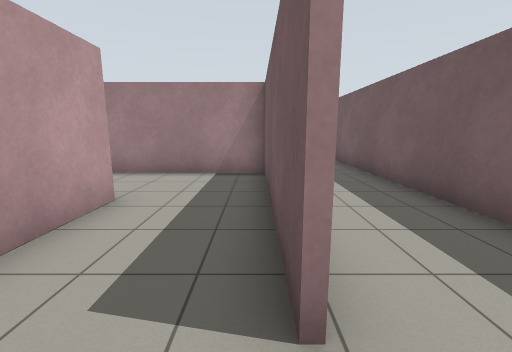
view 1 (above)

19 first-person views from a walk through a robot-simulator world made for Gazebo. The camera is 1.2 m above the floor, tilts 10° down and sees 90° across. The floor is counted in squares, 1 m on a side. Each view is taken from the middle of a square. On the plan, view 1 faces up. The plan holds only what a view shows up to about 12 squares ahead; the rest is blank.

view 2
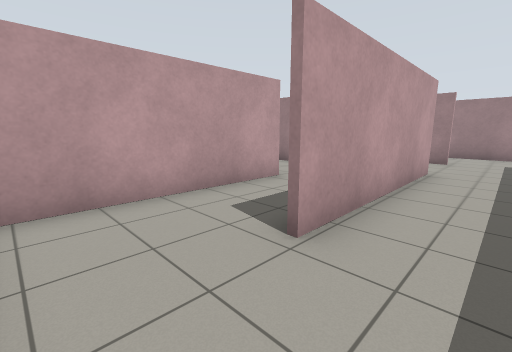

view 3
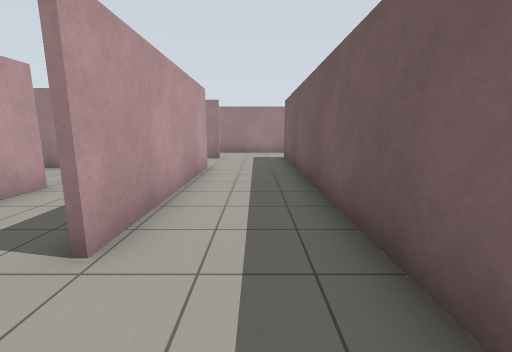

view 4
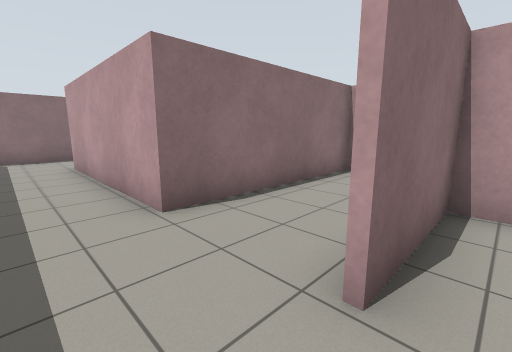

view 5
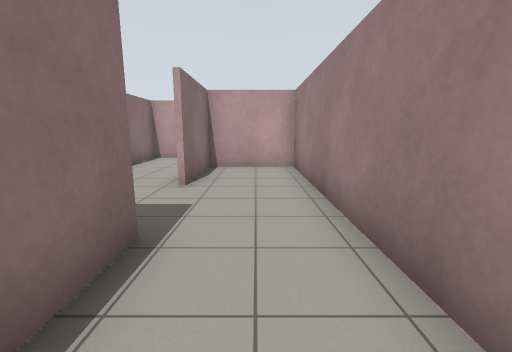

view 6
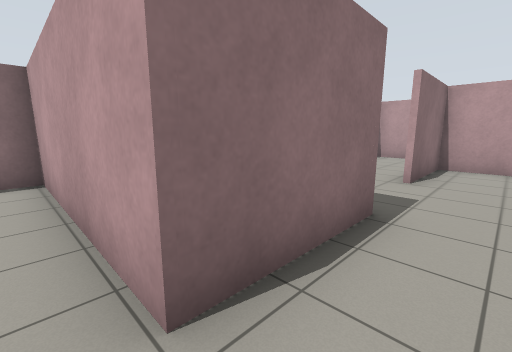

view 7
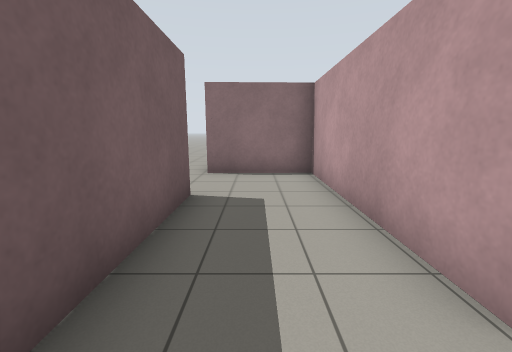

view 8
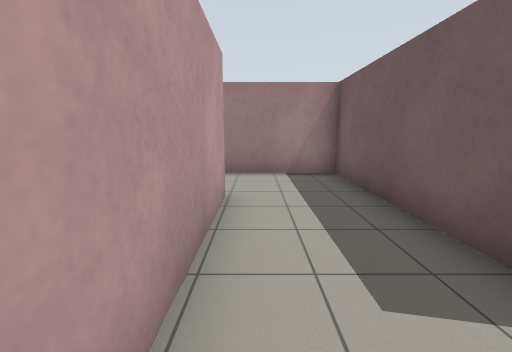

view 9
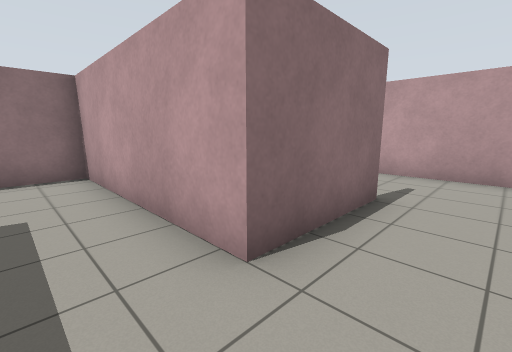

view 10
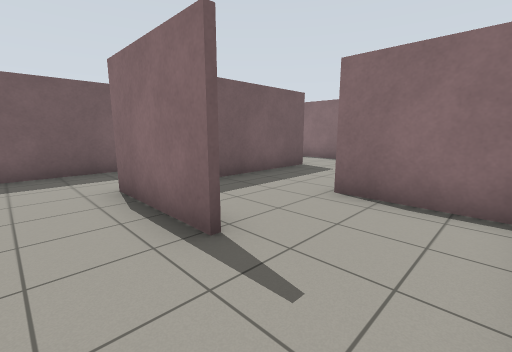

view 11
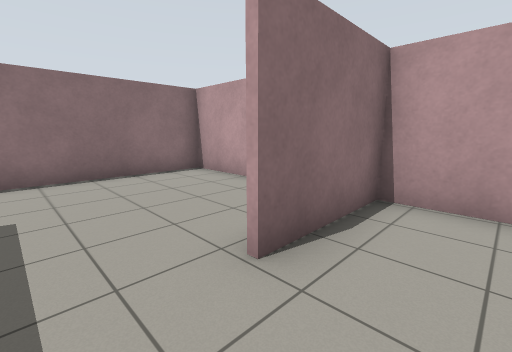

view 12
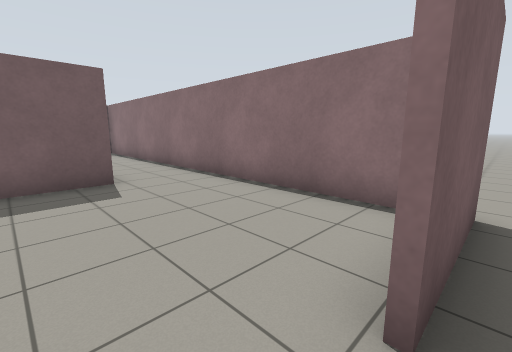

view 13
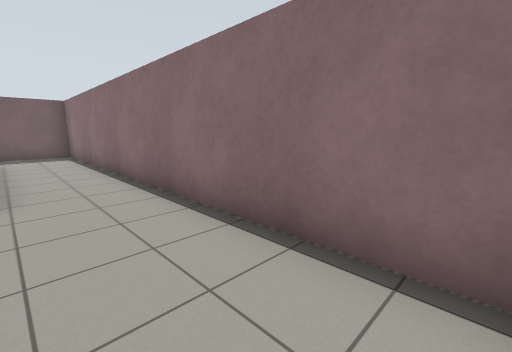

view 14
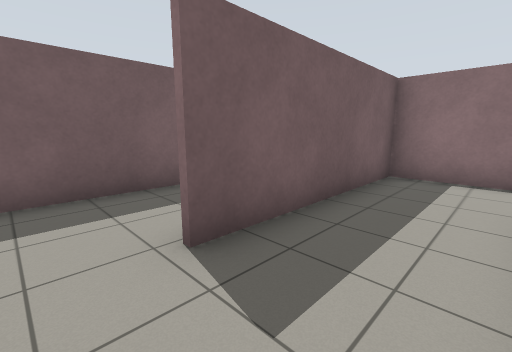

view 15
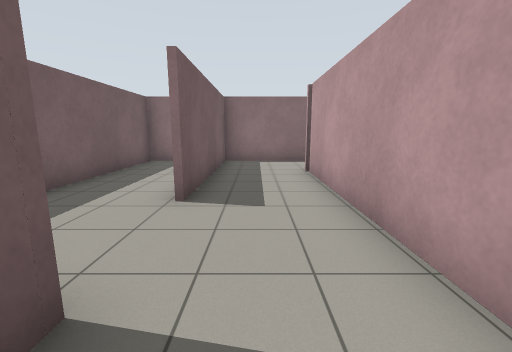

view 16
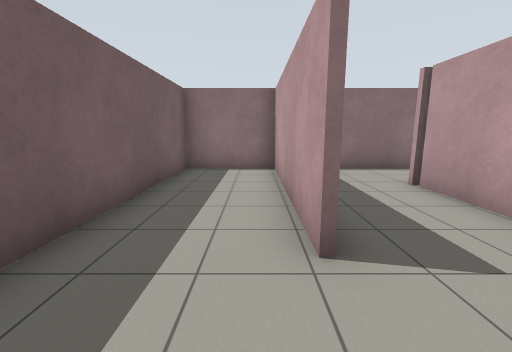

view 17
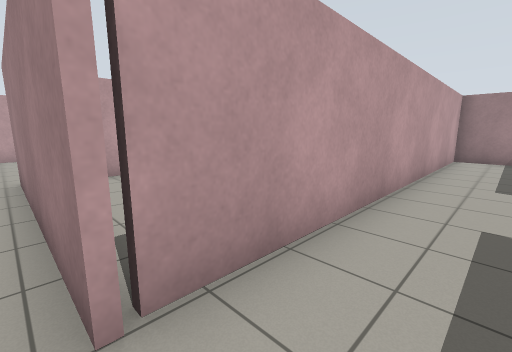

view 18
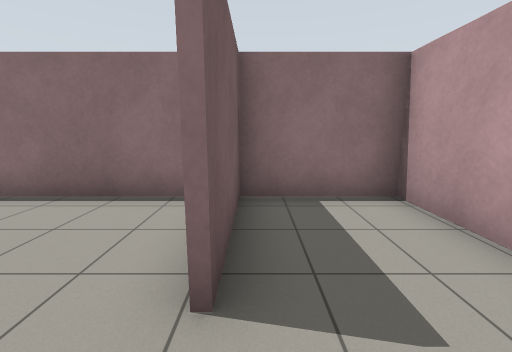

view 19
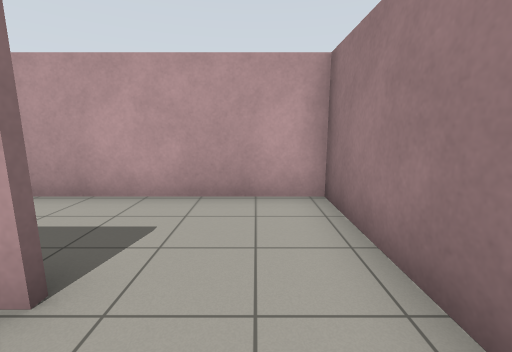

### Floor plan
Key: @ floor where view 1 was taken; # wall or solid block; . floor.
Columns run from 9 left of view 1 to 10 right of it. Each row starts with its distance up from view 1.
 13 ###################
 12 #.....#...........#
 11 #.....#.....####..#
 10 #..#..####..#..#..#
  9 #..#........#..#..#
  8 #..#........#..#..#
  7 ##########..#..#...
  6 #........#..#..#....
  5 #........#..#..####.
  4 #...###..#..#.... #.
  3 #.....#..#..#.....#.
  2 #.....#..#..#.....#.
  1 ####..#.....#..#..#.
  0 ......#..@..#..#..#
 -1 ......##....#..#..#
 -2 #......######..#..#
 -3 #..............#..#
 -4 ###################

Where each view was taken, in squares from view 1:
view 1: 0 up, 0 right, facing up
view 2: 1 down, 2 right, facing up-left
view 3: 1 down, 2 right, facing up
view 4: 11 up, 2 right, facing down-left
view 5: 12 up, 6 right, facing left
view 6: 12 up, 7 right, facing down-left
view 7: 12 up, 8 right, facing down
view 8: 6 up, 7 right, facing up
view 9: 6 up, 1 left, facing down-left
view 10: 6 up, 8 left, facing down-right
view 11: 3 up, 4 left, facing down-left
view 12: 0 up, 9 left, facing down-right
view 13: 2 down, 8 left, facing down-right
view 14: 3 up, 4 right, facing down-right
view 15: 6 up, 5 right, facing down
view 16: 4 up, 7 right, facing down
view 17: 2 down, 5 right, facing up-left
view 18: 12 up, 6 left, facing down
view 19: 12 up, 4 left, facing left
